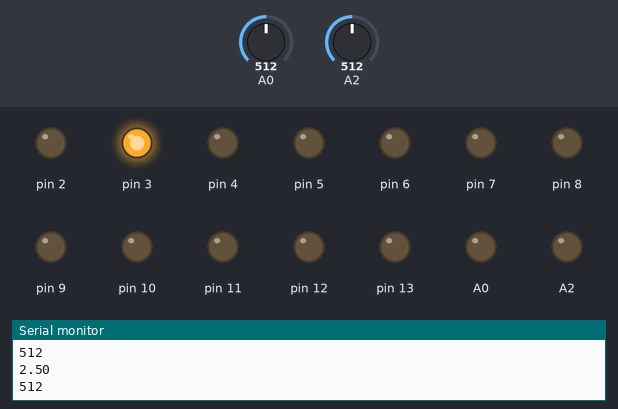
Bench run of a sketch on a simulated Arduino Uno, built with avr-gcc and run on an emulated ATmega328P. Shown: output pins drawn as LEDs (lit = HIGH), the last lines printed to the serial monitor. Inputs (shaded band) come from the test bench; at power-on: A2 = 512, A0 = 512.

Above: at 1.2 s.
1.3 s: A2 set to 538
At 2.1 s:
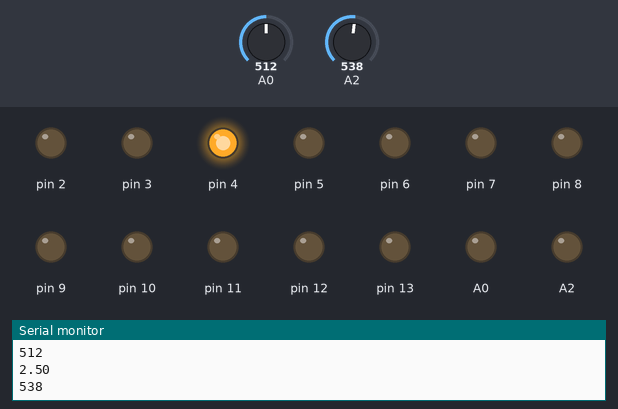
2.8 s: A0 set to 385
4.3 s: A0 set to 361
At 5.5 s:
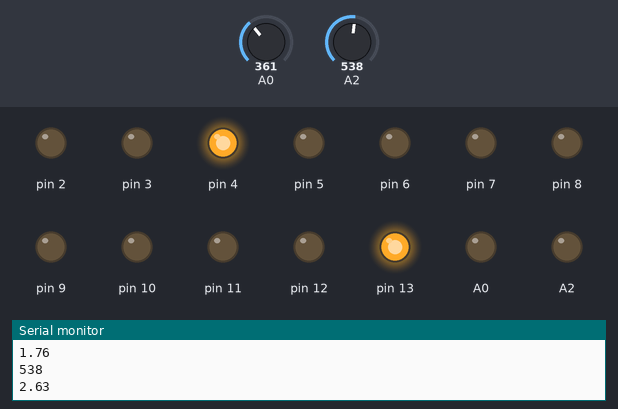
5.8 s: A2 set to 511
At 6.5 s:
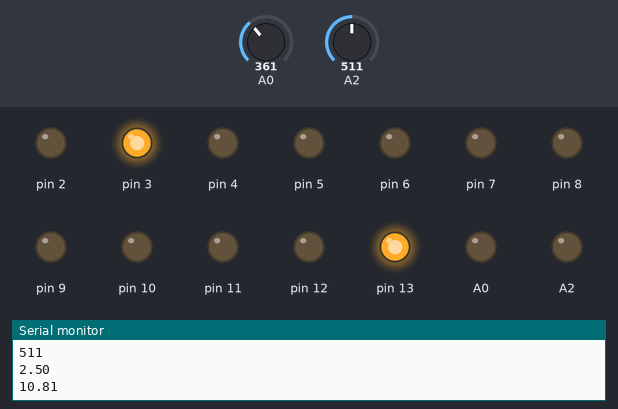
7.3 s: A0 set to 346
8.8 s: A0 set to 328
At 9.8 s:
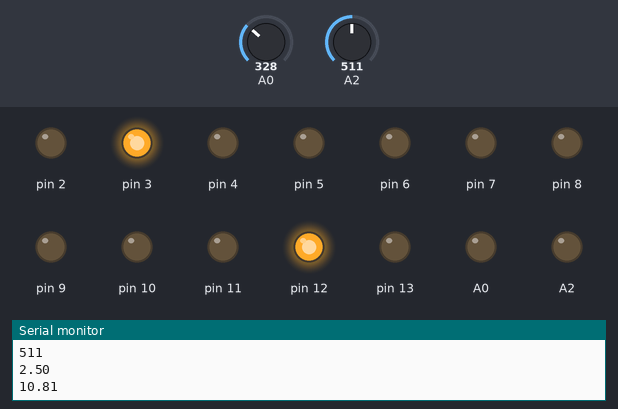
Timing chart, 0 to 11.3 s (numbered marks = the images above; inputs shaded):
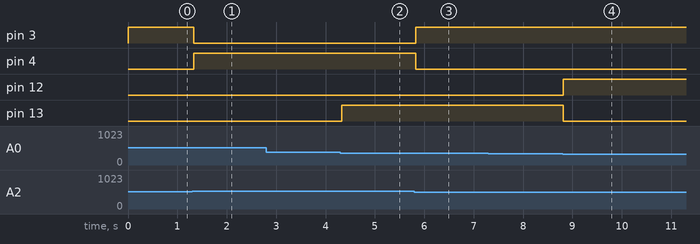

The sketch:

VoltageCurrent_BatteryLevelindicator_Team2.ino
```cpp
/*
   *  Voltage/Current Battery Level Indicator
   *  ARDUINO UNO / ARDUINO IDE
   *  Team 2
   *  NAMES: Jacob, Yousef, Abdul, Tom, Eisa
   *  COMPE496B Fall 21'
 */

// Resistors
const float R1 = 10000;
const float R2 = 3000;

// stores the value from A2 for the internal battery pack
int sensor1;
float voltage1;
float vout;

// stores values from A0 for LTC6102 current sense
int sensor2;
float voltage2;


void setup()
{
  // sets Analog PIN0 (A0 - LTC6102 Current Sense) and Analog PIN2 (A2 - internal battery pack)
  DDRC = B000101;

  // sets Digital Pins (D2-D7) and Digital Pins (B8-B13)
  DDRD = B11111100;
  DDRB = B111111;

  Serial.begin(9600);
}

void loop()
{
  // Internal Battery Pack
  sensor1 = analogRead(A2);
  voltage1 = (sensor1 / 1024.0) * 5.0;
  vout = voltage1 * ((R1+R2)/R2);

  // LTC6102 Current Sense Amplfier
  sensor2 = analogRead(A0);
  voltage2 = (sensor2 / 1024.0) * 5.0;

  // serial prints values for internal battery pack
  Serial.print(sensor1);
  Serial.print("\n");
  Serial.print(voltage1);
  Serial.print("\n");
  Serial.print(vout);
  Serial.print("\n");
  // serial prints values for LTC6102 current sense amplifier
  Serial.print(sensor2);
  Serial.print("\n");
  Serial.print(voltage2);
  Serial.print("\n");

  /*
   * if statements for the LTC6102 current sense amplifier (A0)
   */
  if ((voltage2 < 1.55) && (voltage2 > 1.35))
  {
    PORTB = B001000; // turns on PINB11 (Yellow LED)
  }
  else if ((voltage2 >= 1.55) && (voltage2 <= 1.65))
  {
    PORTB = B010000; // turns on PINB12 (Green LED)
  }
  else if ((voltage2 > 1.65) && (voltage2 < 1.85))
  {
    PORTB = B100000; // turns on PINB13 (Red LED)
  }
  else
  {
    PORTB = B000000; // turns off all three LED
  }


  /*
   * if statements for the internal battery pack (A2)
   */
  if ((vout >= 9.7) && (vout < 10.5))
  {
     PORTD = B00000100; // sets PIND2 high
  }
  else if ((vout >= 10.5) && (vout < 11))
  {
     PORTD = B00001000; // sets PIND3 high
  }
  else if ((vout >= 11) && (vout < 11.5))
  {
     PORTD = B00010000; // sets PIND4 high
  }
  else if ((vout >= 11.5) && (vout < 12))
  {
     PORTD = B00100000; // sets PIND5 high
  }
  else if ((vout >= 12) && (vout < 12.5))
  {
    PORTD = B01000000; // sets PIND6 high
  }
  else if ((vout >= 12.5) && (vout < 13))
  {
    PORTD = B10000000; // sets PIND7 high
    PORTB = B000000; // keeps PINSB low
  }
  else if ((vout >= 13) && (vout < 13.5))
  {
    PORTB = B000001; // sets PINB8 high
    PORTD = B00000000; // keeps PINSD from turning on
  }
  else if ((vout >= 13.5) && (vout < 14))
  {
    PORTB = B000010; // sets PINB9 high
    PORTD = B00000000; // keeps PINSD from turning on
  }
  else if ((vout >= 14) && (vout < 14.5))
  {
    PORTB = B000100; // sets PINB10 high
    PORTD = B00000000; // keeps PINSD from turning on
  }
  else if ((vout >= 14.5))
  {
    PORTD = B11111100; // turns all 9 LEDs on (PIND2-PIND7) & (PINB8-PINB10)
    PORTB = B000111;
  }
  else
  {
    PORTD = B00000000; // turns all 9 LEDs off (PIND2-PIND7) & (PINB8-PINB10)
    PORTB = B000000;
  }
  delay(10);
}
```

Measured:
- the behaviour switches between 519 and 520 on A2 (found by bisection; images 0 and 1)
- the behaviour switches between 379 and 378 on A0 (found by bisection; images 1 and 2)
- the behaviour switches between 338 and 337 on A0 (found by bisection; images 3 and 4)
- after the input at 1.3 s, pin 3: HIGH → LOW at once; pin 4: LOW → HIGH at once
- after the input at 4.3 s, pin 13: LOW → HIGH at once
- after the input at 5.8 s, pin 3: LOW → HIGH at once; pin 4: HIGH → LOW at once
- after the input at 8.8 s, pin 12: LOW → HIGH at once; pin 13: HIGH → LOW at once
